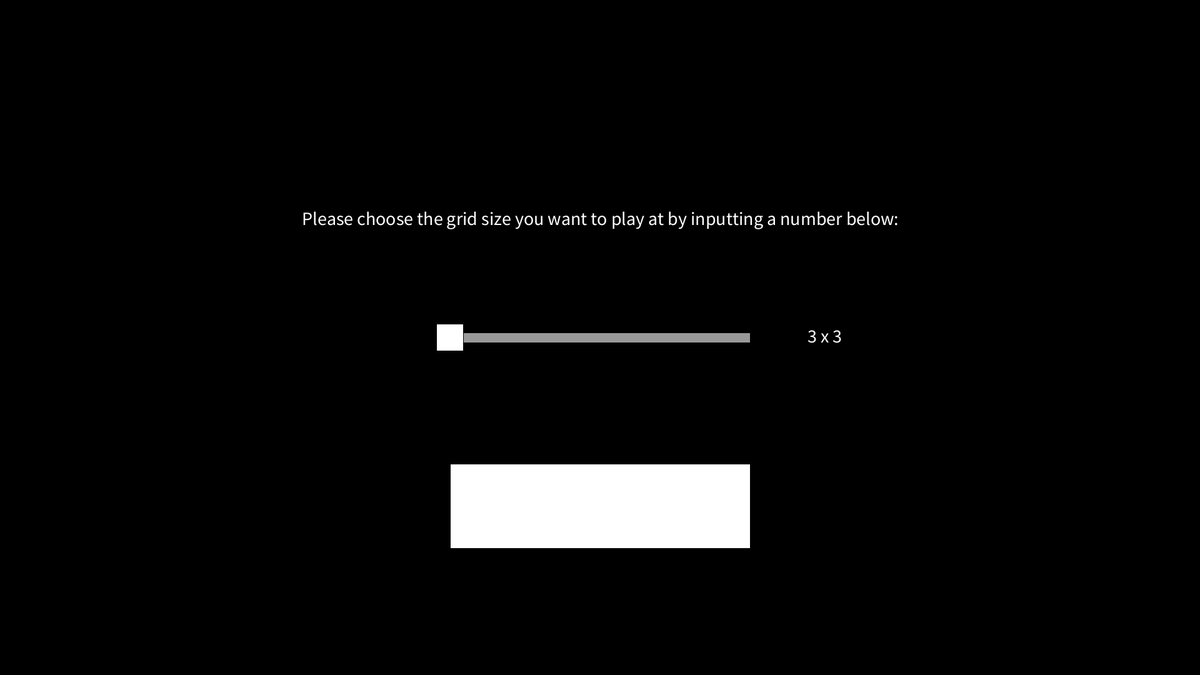
Frame 1 (no input)
Frame 60 (the mouse pressed at the canvas centre just before this capture): identical to frame 1, image omitted
Frame 120 (the mouse held since frame 60 and released just before this capture): identical to frame 1, image omitted

The Processing sketch that drew this single still picture (run headless with seeded random() and noise(); from frame 60 on, the mouse is pressed at the canvas centre):

// Processing sketch: ConnectFour
// ── ConnectFour.pde
static Tile[][] board;
static Chip[][] chips;

StartMenu startMenu = new StartMenu();

Style style = new Style();

// Screen size
final static int SIZE_X = 1920;
final static int SIZE_Y = 1080;

static Boolean newBoard = false;
static Boolean roundOver = true;
static int gridSize = 0;
static int currentPlayerType = 0;

Boolean delayFrame = false;

void setup()
{
    size(1920, 1080);
    rectMode(CENTER);
    textAlign(CENTER);
}

void draw()
{
    if (roundOver)
    {
        if (delayFrame)
        {
            delay(5000);
            delayFrame = false;
        }
        startMenu.Display();
    }
    else
    {
        background(style.backgroundColor);
        fill(style.textColor);
        text(String.format("Player %d, it's your turn!", currentPlayerType), SIZE_X / 2, SIZE_Y / 8);
        DrawBoard();
        DrawChips();
        if (NoFalling())
        {
            if (CheckWin())
            {
                textSize(50);
                fill(0, 255, 0);
                text("The game has been won and will reset in 5 seconds", SIZE_X / 2, SIZE_Y / 2);
                roundOver = true;
                delayFrame = true;
                frameCount = -1;
            }
        }
    }
}

Boolean NoFalling()
{
    for (int y = 0; y < board.length; y++)
    {
        for (int x = 0; x < board.length; x++)
        {   
            Tile t = board[x][y];
            if (t.chipHere != null)
            {
                Chip c = t.chipHere;
                if (c.falling)
                {
                    return false;
                }
            }
        }
    }
    return true;
}

Boolean CheckWin()
{
    for (int type = 1; type < 2 + 1; type++)
    {
        if (CheckVertical(type))
        {
            return true;
        }
        else if (CheckHorizontal(type))
        {
            return true;
        }
        else if (CheckDiagonal(type))
        {
            return true;
        }
    }
    // No win found
    return false;
}

// Check whether a diagonal is completed by playerType
Boolean CheckDiagonal(int type)
{
    Chip chipTopLeft = (board[0][0].chipHere != null) ? board[0][0].chipHere : null;
    Chip chipTopRight = (board[gridSize-1][0].chipHere != null) ? board[gridSize-1][0].chipHere : null;

    // If there's no top left chip, don't bother looking for completion
    // from top left to bottom right
    if (chipTopLeft != null)
    {   
        // Also check it's type for that reason
        if (chipTopLeft.type == type)
        {
            // Set count to 0
            int count = 0;
            for (int x = 0; x < gridSize; x++)
            {
                // Only look at the tiles on this diagonal
                if (board[x][x].chipHere != null)
                {
                    if (board[x][x].chipHere.type == type)
                    {
                        // Count if there's a same typed chip on the diagonal
                        count++;
                    }
                }
            }
            // If diagonal is complete, return true
            if (count == gridSize)
            {
                return true;
            }
        }
    }
    // If there's no top right chip, don't bother looking for completion
    // from top right to bottom left
    else if (chipTopRight != null)
    {
        if (chipTopRight.type == type)
        {
            // Set count to 0
            int count = 0;
            int y = gridSize - 1;
            for (int x = 0; x < gridSize; x++)
            {
                // Only look at the tiles on this diagonal
                if (board[x][y].chipHere != null)
                {
                    if (board[x][y].chipHere.type == type)
                    {
                        // Count if there's a same typed chip on the diagonal
                        count++;
                    }
                }
                y--;
            }
            // If diagonal is complete, return true
            if (count == gridSize)
            {
                return true;
            }
        }
    }
    // No win found
    return false;
}

// Check whether a column is completed by playerType
Boolean CheckVertical(int type)
{
    for (int x = 0; x < gridSize; x++)
    {
        int count = 0;
        for (int y = 0; y < gridSize; y++)
        {
            Tile t = board[x][y];
            if (t.chipHere != null)
            {
                if (t.chipHere.type == type)
                {
                    count++;
                }
            }
            if (count == gridSize)
            {
                return true;
            }
        }
    }
    return false;
}

// Check whether a row is completed by playerType
Boolean CheckHorizontal(int type)
{
    for (int y = 0; y < gridSize; y++)
    {
        int count = 0;
        for (int x = 0; x < gridSize; x++)
        {
            Tile t = board[x][y];
            if (t.chipHere != null)
            {
                if (t.chipHere.type == type)
                {
                    count++;
                }
            }
            if (count == gridSize)
            {
                return true;
            }
        }
    }
    return false;
}

// Count the number of chips in a column of the board at position x
int CheckPresenceVertical(int x)
{
    int count = 0;
    for (int y = 0; y < gridSize; y++)
    {
        Tile t = board[x][y];
        if (t.full)
        {
            count++;
        }
    }
    return count;
}

void DrawBoard()
{
    rectMode(CORNER);
    // Draw each tile and it's chip if it has one.
    for (int y = 0; y < board.length; y++)
    {
        for (int x = 0; x < board.length; x++)
        {   
            Tile t = board[x][y];
            t.Display();
            if (t.chipHere != null)
            {
                Chip c = t.chipHere;
                if (c.falling)
                {
                    c.yCurrent = constrain(c.yCurrent + c.fallSpeed, 0, c.y);
                    if (c.yCurrent >= c.y)
                    {
                        c.falling = false;
                    }
                }
            }
        }
    }
}

void DrawChips()
{
    rectMode(CORNER);
    // Draw each tile and it's chip if it has one.
    for (int y = 0; y < board.length; y++)
    {
        for (int x = 0; x < board.length; x++)
        {   
            Tile t = board[x][y];
            if (t.chipHere != null)
            {
                t.chipHere.Display();
            }
        }
    }
}

void mousePressed()
{
    if (roundOver)
    {
        startMenu.mousePressed();
    }
    else 
    {
        for (int y = 0; y < board.length; y++)
        {
            for (int x = 0; x < board.length; x++)
            {
                Tile t = board[x][y];
                // If clicked on an empty tile
                if (t.CheckClick(mouseX, mouseY) && t.full != true)
                {   
                    
                    // Set xPos to corresponding tile's xPos
                    float xPos = t.x + t.wHalf;
                    // Set the default yPos for a chip to the bottom row's height
                    float yPos = board[0][gridSize-1].y + t.wHalf;

                    // Count the number of chips in this vertical row
                    int numChips = CheckPresenceVertical(x);
                    // Increase the yPos if there's a number of chips in the row already
                    yPos = yPos - t.w * numChips;

                    // Create a new chip at the height it should fall to
                    Chip newChip = new Chip(currentPlayerType, xPos, yPos, t.w);
                    
                    int gridMax = gridSize - 1;
                    
                    // If we're not looking at the bottom row, chips have a chance to land
                    // on a different tile than clicked.
                    if (y < gridMax)
                    {
                        // Occupy the correct tile on the board with the new chip
                        board[x][gridMax - numChips].Occupy(newChip);
                    }
                    else
                    {
                        // Occupy the current tile on the board with the new chip
                        t.Occupy(newChip);
                    }
                    // Hand over turn to other player
                    ChangePlayer(currentPlayerType);
                    return;
                }
            }
        }
    }
}

// Called whenever the mouse is released.
void mouseReleased()
{
    startMenu.mouseReleased();
}

// Switches the current player.
int ChangePlayer(int _currentPlayerType)
{
    switch(_currentPlayerType)
    {
        case 1:
            return currentPlayerType = 2;
        case 2:
            return currentPlayerType = 1;
        default:
            return currentPlayerType = 0;
    }
}

class Style
{
    color fillColor = 255;
    color textColor = 255;
    color backgroundColor = 0;
}
// ── Chip.pde
class Chip
{
    int type = 0;
    float fallSpeed = 5;
    float x, y, yCurrent, w;

    Style style;
    Boolean falling = true;

    Chip(int currentPlayerType, float _x, float _y, float _w)
    {
        type = currentPlayerType;
        x = _x;
        y = _y;
        yCurrent = SIZE_Y / 16;
        w = _w;
        style = new Style();
        style.fillColor = style.GetColor(type);
    }

    void Display()
    {
        fill(style.fillColor);
        ellipse(x, yCurrent, w, w);
    }

    class Style
    {
        color fillColor;

        color GetColor(int type)
        {
            switch(type)
            {
                case 1:
                    return color(255,0,0);
                default:
                    return color(0,0,255);
            }
        }
    }
}
// ── StartMenu.pde
class StartMenu
{
    // Define minimum and maximum grid size possible.
    int gridSizeMin = 3;
    int gridSizeMax = 10;

    // Create a reference to our Style class and create a slider
    Style style = new Style();
    Slider slider;
    StartButton startButton;

    // Renders everything in our start menu
    void Display()
    {
        background(0);
        fill(255);
        textAlign(CENTER);
        textSize(style.fontSize);
        text("Please choose the grid size you want to play at by inputting a number below:", SIZE_X / 2, SIZE_Y / 3);
        slider.Display();
        startButton.Display();
    }

    StartMenu()
    {
        slider = new Slider(SIZE_X / 2, SIZE_Y / 2, gridSizeMin, gridSizeMax);
        startButton = new StartButton(SIZE_X / 2, SIZE_Y - SIZE_Y / 4, SIZE_X / 4, SIZE_Y / 8);
    }

    // Called by TicTacToe's mousePressed()
    void mousePressed()
    {
        // If start button has been clicked
        if (startButton.CheckClick(mouseX, mouseY))
        {
            // Round is no longer over
            ConnectFour.roundOver = false;
            // Set the current player to a random player
            ConnectFour.currentPlayerType = int(random(1,3));

            int currentValue = int(slider.value);
            // Set gridSize to the slider value
            ConnectFour.gridSize = currentValue;
            
            // Create a new 2d-array board with blank tiles of the size gridSize
            ConnectFour.board = new Tile[currentValue][currentValue];
            int max = ConnectFour.board.length;
            
            // Determine where the board starts on y and the needed tileWidth
            float yPos = SIZE_Y / 6;
            float tileWidth = (SIZE_Y - SIZE_Y / 3) / currentValue;
            // Determine where the board starts on x
            float boardWidth = tileWidth * currentValue;
            float leftOver = SIZE_X - boardWidth;
            float xPos = leftOver / 2;
            for (int y = 0; y < max; y++)
            {
                for (int x = 0; x < max; x++)
                {
                    // fill the board with blank tiles
                    ConnectFour.board[x][y] = new Tile(xPos, yPos, tileWidth);
                    xPos += tileWidth;
                }
                xPos = leftOver / 2;
                yPos += tileWidth;
            }
        }
        else 
        {
            slider.mousePressed();
        }
        
    }

    // Called by TicTacToe's mouseReleased()
    void mouseReleased()
    {
        slider.mouseReleased();
    }

    // A slider consists of a slider bar and an indicator
    // It is used to set a value between a minimum and maximum value by a UI element.
    class Slider
    {
        Style style = new Style();

        // Positions, width and height of the slider bar
        float x, y, w, h;

        // The slider has a (minimum/maximum) value, which defaults to the minimum value
        float value, sliderMin, sliderMax;
        
        // Indicates where the slider bar starts and ends
        float sliderMinX, sliderMaxX;

        float textX, textY;

        // Indicator on the slider bar
        Indicator indicator;

        // Stores whether mouse button is still down after a click on indicator
        Boolean clicked = false;
        
        // Constructor function for Slider
        Slider(float _x, float _y, float _sliderMin, float _sliderMax)
        {
            w = SIZE_X / style.rSliderWidth;
            h = SIZE_Y / style.rSliderHeight;
            x = _x;
            y = _y;

            sliderMin = _sliderMin;
            sliderMax = _sliderMax;
            value = sliderMin;

            indicator = new Indicator(x - w / 2, x + w / 2, y, style.rSliderValueHeight);

            textX = x + w - w / 4;
            textY = y + h / 2;
        }

        // Handles mousePressed events
        void mousePressed()
        {
            if (indicator.CheckClick(mouseX, mouseY))
            {
                // Clicked on indicator
                clicked = true;
            }
        }

        // Handles mosueReleased events
        void mouseReleased()
        {
            // No longer clicking
            clicked = false;
        }

        // Displays the slider bar and it's indicator
        void Display()
        {
            // Display value in text
            fill(style.sliderValueColor);
            int tempValue = GetValue();
            text(String.format("%d x %d", tempValue, tempValue), textX, textY);
            // If indicator was clicked and mouse is still down, 
            // move the slider and set the new value.
            if (clicked)
            {
                indicator.x = constrain(mouseX, indicator.xMin, indicator.xMax);
                value = GetValue();
            }
            // Draw the slider bar
            fill(style.sliderBarColor);
            rect(x, y, w, h);
            // Draw the indicator
            fill(style.sliderIndicatorColor);
            indicator.Display();
            
        }

        // Determines at what value the slider is set at
        int GetValue()
        {
            // Gets the distance from the indicator to the start of the slider bar
            float dist = indicator.x - indicator.xMin;
            // Determine how far along the slider bar we're positioned
            float percentage = dist / w;
            // Return the corresponding value
            return int(sliderMin + percentage * (sliderMax - sliderMin));
        }

        // Indicator to set the slider to a certain value.
        class Indicator
        {
            // Indicator has an x and y pos and a height
            float x, y, h;
            // Indicator can't go past xMin and xMax
            float xMin, xMax;

            Indicator(float _xMin, float _xMax, float _y, float _h)
            {
                xMin = _xMin;
                xMax = _xMax;
                x = xMin;
                y = _y;
                h = _h;
            }

            void Display()
            {
                rect(x, y, h, h);
            }

            // Returns true if this indicator has been clicked, false otherwise.
            Boolean CheckClick(float mouseX, float mouseY)
            {
                float distX = abs(mouseX - x);
                float distY = abs(mouseY - y);

                if (distX <= style.rSliderValueHeight / 2 && distY <= style.rSliderValueHeight / 2)
                {
                    return true;
                }
                return false;
            }
        }

        // Contains styling settings for the sliderbar and indicator
        class Style
        {
            color sliderIndicatorColor = 255;
            color sliderBarColor = color(153, 153, 153);
            color sliderValueColor = 255;

            // Relative (r) heights and widths
            // rExampleName would be used as: (SIZE_X or SIZE_Y) / rEXampleName
            int rSliderHeight = 64;
            int rSliderWidth = 4;
            float rSliderValueHeight = rSliderHeight / 1.5;
        }
    }

    class StartButton
    {
        // Startbutton x and y pos, width and height
        float x, y, w, wHalf, h, hHalf;

        StartButton(float _x, float _y, float _w, float _h)
        {
            x = _x;
            y = _y;
            w = _w;
            h = _h;
            wHalf = w / 2;
            hHalf = h / 2;
        }

        void Display()
        {
            rect(x, y, w, h);
        }

        // Returns true if this indicator has been clicked, false otherwise.
        Boolean CheckClick(float mouseX, float mouseY)
        {
            float distX = abs(mouseX - x);
            float distY = abs(mouseY - y);

            if (distX <= wHalf && distY <= hHalf)
            {
                return true;
            }
            return false;
        }
    }

    class Style
    {
        int fontSize = 30;
    }

}
// ── Tile.pde
// Tiles have three types: 0 for blank, 1 for cross, 2 for circle.
class Tile
{
    Boolean full = false;
    float x, y, w, wHalf;

    Style style = new Style();

    Chip chipHere;

    Tile(float _x, float _y, float _w)
    {
        x = _x;
        y = _y;
        w = _w;
        wHalf = w / 2;
    }

    int fillcolor = 255;

    void Display()
    {
        fill(style.fillColor);
        rect(x,y,w,w);
    }

    // Returns true if this tile has been clicked, false otherwise.
    Boolean CheckClick(float mouseX, float mouseY)
    {
        float wHalf = w / 2;
        float distX = abs(mouseX - x - wHalf);
        float distY = abs(mouseY - y - wHalf);

        if (distX <= wHalf && distY <= wHalf)
        {
            return true;
        }
        return false;
    }

    Boolean Occupy(Chip chip)
    {
        if (chip != null)
        {
            chipHere = chip;
            return full = true;
        }
        return full = false;
    }

    class Style
    {
        color fillColor = 255;
    }
}
